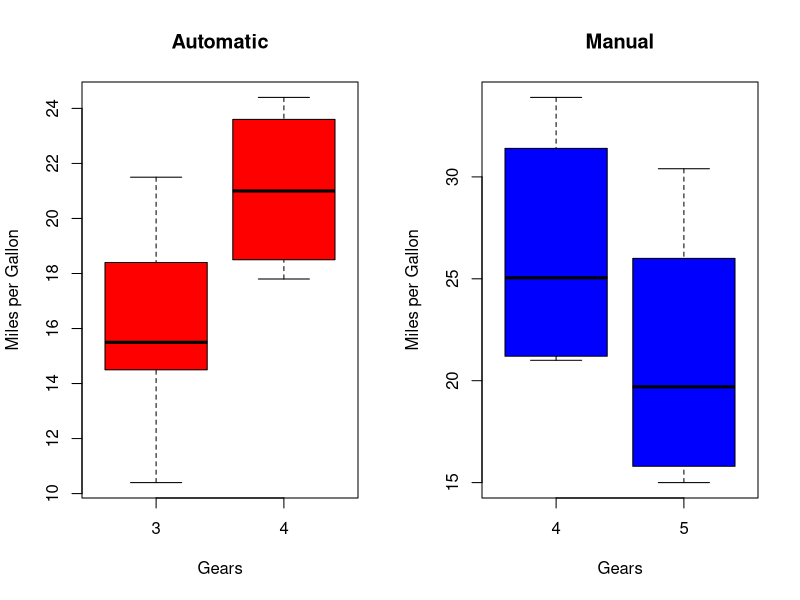
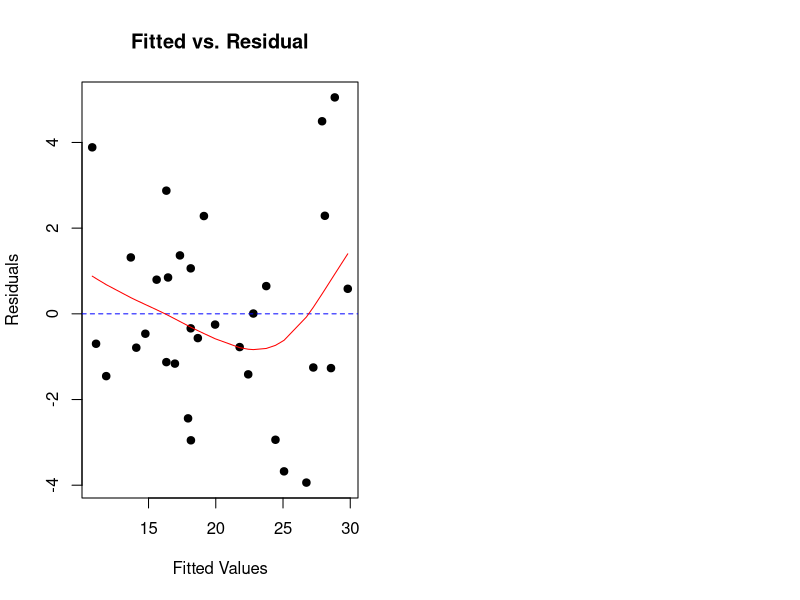

R code for these plots, in order: (Note: this script raises an error after producing the figures.)
## ---- chunk 1
# make this an external chunk that can be included in any file
require(knitr)
require(car)
data(mtcars)
#require(ggplot2)
options(width = 100)
opts_chunk$set(message = F, error = F, warning = F, comment = NA, fig.align = 'center', dpi = 100, tidy = F, cache.path = '.cache/', fig.path = 'fig/')

## ---- chunk 2
#Summaries
str(mtcars)
summary(mtcars)
mean_mpg <- as.list(round(tapply(mtcars$mpg, mtcars$am, mean), 2))

#Factorize the variables with catagories
df <- as.data.frame(mtcars)
df$cyl <- as.factor(df$cyl)
df$vs <- as.factor(df$vs)
df$am <- as.factor(df$am)
levels(df$am) <- c("Auto", "Man") #Rename Transmission Type
df$gear <- as.factor(df$gear)
df$carb <- as.factor(df$carb)

#Fit the model
fit <- lm(mpg~am, data = df)

#Fit a regression model on ALL the data
full_fit <- lm(mpg~., data = df)

#Find the best model using the step() funciton
best_fit <- step(full_fit, direction = "both")

## ---- chunk 3
#Show the highest corrleated coeficients
summary(fit)
## ---- chunk 4
#Show the coefficents of the best fit
summary(best_fit)
## ---- chunk 5
#Box Plot
data(mtcars)
par(mfrow = c(1, 2))
boxplot(mtcars$mpg ~ mtcars$gear, subset = (mtcars$am == 0),
        xlab = "Gears", ylab = "Miles per Gallon", col = "red",
        main = "Automatic")
boxplot(mtcars$mpg ~ mtcars$gear, subset = (mtcars$am == 1),
        xlab = "Gears", ylab = "Miles per Gallon", col = "blue",
        main = "Manual")
## ---- chunk 6
#Resdiual Plot
#par(mfrow = c(2, 2))
#plot(best_fit)

plot(fitted(best_fit), residuals(best_fit),
  xlab = "Fitted Values", ylab = "Residuals", main = "Fitted vs. Residual", pch = 19)
  abline(h=0, lty=2, col = "blue")
  lines(smooth.spline(fitted(best_fit), residuals(best_fit)), col = "red")
## ---- chunk 7
#qqPlot
qqPlot(best_fit, ylab = "Sample Qunatiles", xlab = "Theoretical Quantiles",
       distribution = "norm")

